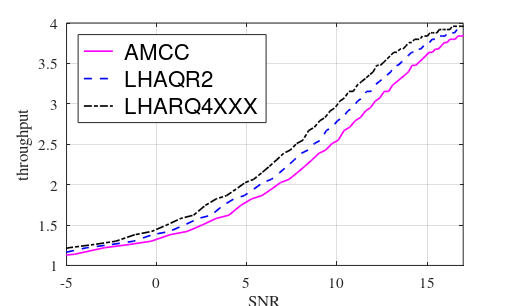

Source code (MATLAB):
clc;
clear;
clf;

figure(1)



load LHARQ_translated_AMC_policy_16QAM_K_2_Perfect_Decoding_continuous_R_dop_0.05_rho_0.95_V_LHARQ_Correct_Part2.mat

ind=21;
SNRdB(ind)

plot(10.*log10(snr_range(ind,:)),policy(ind,:),'-m','linewidth',1.2)


hold on
plot(10.*log10(snr_range(ind,:)./optimal_delta(ind)),policy(ind,:),'--b','linewidth',1.2)

load LHARQ_translated_AMC_policy_16QAM_K_4_Perfect_Decoding_continuous_R_dop_0.05_rho_0.95_V_LHARQ_Correct_Part2.mat

ind=21;

plot(10.*log10(snr_range(ind,:)./optimal_delta(ind)),policy(ind,:),'-.k','linewidth',1.2)


xlabel('SNR')
ylabel('throughput')

grid

legend(' AMCC',' LHAQR2',' LHARQ4XXX','Location','NorthWest')
axis([-5 17 1 4])


set(gca,'fontsize',11)
ll=legend;
set(ll,'FontSize',16);
%set(gcf,'PaperPositionMode','manual');

set(gcf,'PaperUnits','centimeters');
lar=512;
lon=2*lar/(1.1+sqrt(5));
set(gcf,'Position',[384 874 lar lon]);
set(gcf,'PaperPosition',[1.19 16 1.19 16]);
set(gca,'fontName','Times')
set(gcf,'PaperPositionMode','auto');




name_figure = 'policy_LHARQ_rho95';
print('-depsc','-r300',name_figure)

% figure(2)
% 
% load LHARQ_outage_policy_16QAM_Perfect_Decoding_continuous_R_dop_0.05_rho_0.95_V_leger_V4.mat
% 
% semilogy(SNRdB,optimal_epsilon_lharq(1,:),'r',SNRdB,optimal_epsilon_lharq(2,:),'b',SNRdB,optimal_epsilon_lharq(3,:),'g',SNRdB,optimal_epsilon_lharq(4,:),'m')
% hold on
% semilogy(SNRdB,optimal_epsilon_lharq_p(1,:),'-.r',SNRdB,optimal_epsilon_lharq_p(2,:),'-.b',SNRdB,optimal_epsilon_lharq_p(3,:),'-.g',SNRdB,optimal_epsilon_lharq_p(4,:),'-.m')
% grid;
% figure(3)
% 
% ii=20;
% semilogx(snr_range(ii,:),squeeze(policy_lharq(1,ii,:)),'r',snr_range(ii,:),squeeze(policy_lharq(2,ii,:)),'b',snr_range(ii,:),squeeze(policy_lharq(3,ii,:)),'g',snr_range(ii,:),squeeze(policy_lharq(4,ii,:)),'m')
% %axis([0 100 0 4]);
% grid;